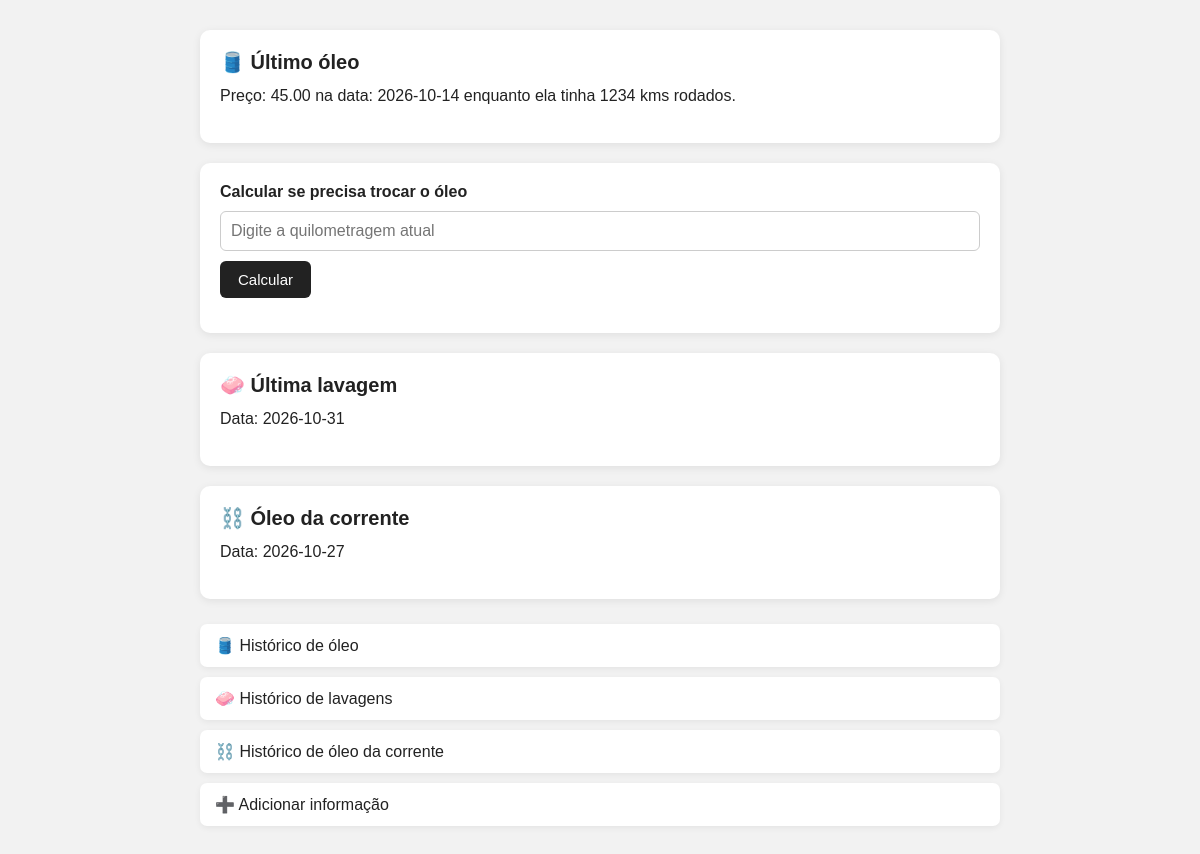
The app's page /moto/53 with its own data.
### moto/models.py (models this page shows, shortened)
class Oleo(models.Model):
    price = models.DecimalField(max_digits=10, decimal_places=2)
    date = models.DateField()
    kms = models.IntegerField()
    moto = models.ForeignKey(Moto, on_delete=models.CASCADE, related_name="oleos")
    def __str__(self):
        return f"Preço: {self.price} na data: {self.date} enquanto ela tinha {self.kms} kms rodados."

class Washed(models.Model):
    date = models.DateField()
    moto = models.ForeignKey(Moto, on_delete=models.CASCADE, related_name="lavagens")
    def __str__(self):
        return f"Data: {self.date}"

class Chain(models.Model):
    date = models.DateField()
    moto = models.ForeignKey(Moto, on_delete=models.CASCADE, related_name="correntes")
    def __str__(self):
        return f"Data: {self.date}"
    def expired(self, data=None):
        if data is None:
            today_minus_date = (date.today()-self.date).days
            return today_minus_date >= 7
        given_date_minus_date = ((data-self.date).days)
        return given_date_minus_date > 7

### moto/views.py (the view)
# urls.py: path('<int:id>', views.index, name='index'),
def index(request, id):
    moto = get_object_or_404(Moto, id=id)
    oil = moto.oleos.order_by("-date").first()
    washed = moto.lavagens.order_by("-date").first()
    chain = moto.correntes.order_by("-date").first()
    ultimo_oleo_corrente = moto.ultimo_oleo_corrente
    chain_oil = (ultimo_oleo_corrente.expired() if ultimo_oleo_corrente else None)
    context = {
    "itens": {"oil": oil, "washed": washed, "chain": chain, "chain_oil": chain_oil}, "moto_id": id
    }
    return render(request, "moto/index.html", context)

### moto/models.py (called while the page is built)
    @property
    def ultimo_oleo_corrente(self):
        return self.correntes.order_by("-date").first()

### moto/templates/moto/index.html (shortened to what this page needs)
{% load static %}
<!DOCTYPE html>
<html lang="pt-br">
<head>
    <link rel="stylesheet" href="{% static 'moto/css/index.css' %}">
</head>
<body>
    <div class="container">
        <div class="info-card">
            <h2>🛢️ Último óleo</h2>
            <p>{{ itens.oil }}</p>
        </div>
        <div class="calculator">
            <label for="kmsInput">Calcular se precisa trocar o óleo</label>
            <input
                type="number"
                id="kmsInput"
                placeholder="Digite a quilometragem atual"
            >
            <button id="calcButton">Calcular</button>
        </div>
        <div class="info-card">
            <h2>🧼 Última lavagem</h2>
            <p>{{ itens.washed }}</p>
        </div>
        <div class="info-card">
            <h2>⛓️ Óleo da corrente</h2>
            <p>{{ itens.chain }}</p>
        </div>
        <div class="links">
            <a href="{% url 'moto:history' type='oil' %}">
                🛢️ Histórico de óleo
            </a>
            <a href="{% url 'moto:history' type='washed' %}">
                🧼 Histórico de lavagens
            </a>
            <a href="{% url 'moto:history' type='chain' %}">
                ⛓️ Histórico de óleo da corrente
            </a>
            <a href="{% url 'moto:addInfo' moto_id %}">
                ➕ Adicionar informação
            </a>
        </div>
    </div>
</body>
</html>

### moto/static/moto/css/index.css (style rules this page uses)
* { margin: 0; padding: 0; box-sizing: border-box; }
body { font-family: Arial, sans-serif; background-color: #f2f2f2; color: #222; padding: 30px; }
.container { max-width: 800px; margin: 0 auto; }
p { margin-bottom: 15px; line-height: 1.5; }
.info-card { background: white; padding: 20px; margin-bottom: 20px; border-radius: 10px; box-shadow: 0 2px 8px rgba(0, 0, 0, 0.08); }
.info-card h2 { margin-bottom: 10px; font-size: 20px; }
.calculator { background: white; padding: 20px; margin: 20px 0; border-radius: 10px; box-shadow: 0 2px 8px rgba(0, 0, 0, 0.08); }
.calculator label { display: block; margin-bottom: 10px; font-weight: bold; }
input[type="number"] { width: 100%; padding: 10px; border: 1px solid #ccc; border-radius: 6px; font-size: 16px; margin-bottom: 10px; }
button { padding: 10px 18px; border: none; border-radius: 6px; background-color: #222; color: white; font-size: 15px; cursor: pointer; }
.links { display: flex; flex-direction: column; gap: 10px; margin-top: 25px; }
.links a { display: block; padding: 12px 15px; background-color: white; color: #222; text-decoration: none; border-radius: 7px; box-shadow: 0 2px 6px rgba(0, 0, 0, 0.06); transition: 0.2s; }

### records on screen
Oleo: oil "Preço: 45.00 na data: 2026-10-14 enquanto ela tinha 1234 kms rodados."
Washed: washed "Data: 2026-10-31"
Chain: chain "Data: 2026-10-27"
